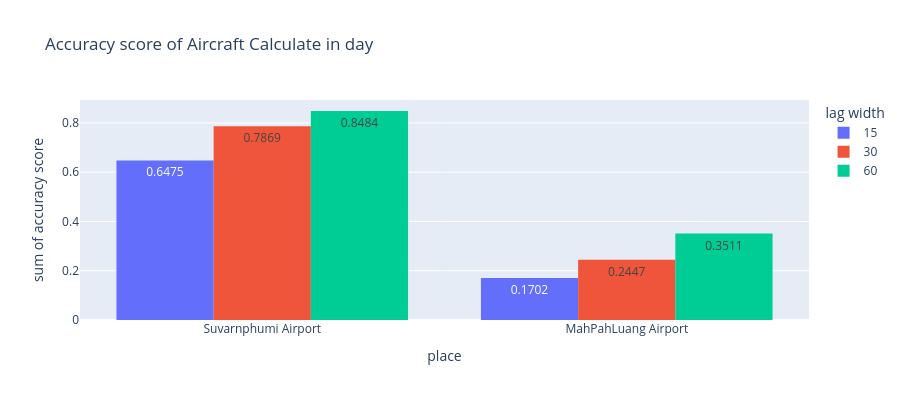

The cell this chart's notebook holds for it:
### Code cell
fig = px.histogram(df_viz_day, x="place", y="accuracy score", color='lag width', text_auto='.4f'
                   , barmode='group', height=400, title="Accuracy score of Aircraft Calculate in day")
fig.show()

### Figure 1 — Plotly figure (JSON) as saved in the notebook; plotly's stock layout.template omitted (floating-point values rounded to 4 significant figures)
{"data": [{"alignmentgroup": "True", "bingroup": "x", "histfunc": "sum", "hovertemplate": "lag width=15<br>place=%{x}<br>sum of accuracy score=%{y}<extra></extra>", "legendgroup": "15", "marker": {"color": "#636efa", "pattern": {"shape": ""}}, "name": "15", "offsetgroup": "15", "orientation": "v", "showlegend": true, "texttemplate": "%{value:.4f}", "type": "histogram", "x": ["Suvarnphumi Airport", "MahPahLuang Airport"], "xaxis": "x", "y": [0.6475, 0.1702], "yaxis": "y"}, {"alignmentgroup": "True", "bingroup": "x", "histfunc": "sum", "hovertemplate": "lag width=30<br>place=%{x}<br>sum of accuracy score=%{y}<extra></extra>", "legendgroup": "30", "marker": {"color": "#EF553B", "pattern": {"shape": ""}}, "name": "30", "offsetgroup": "30", "orientation": "v", "showlegend": true, "texttemplate": "%{value:.4f}", "type": "histogram", "x": ["Suvarnphumi Airport", "MahPahLuang Airport"], "xaxis": "x", "y": [0.7869, 0.2447], "yaxis": "y"}, {"alignmentgroup": "True", "bingroup": "x", "histfunc": "sum", "hovertemplate": "lag width=60<br>place=%{x}<br>sum of accuracy score=%{y}<extra></extra>", "legendgroup": "60", "marker": {"color": "#00cc96", "pattern": {"shape": ""}}, "name": "60", "offsetgroup": "60", "orientation": "v", "showlegend": true, "texttemplate": "%{value:.4f}", "type": "histogram", "x": ["Suvarnphumi Airport", "MahPahLuang Airport"], "xaxis": "x", "y": [0.8484, 0.3511], "yaxis": "y"}], "layout": {"barmode": "group", "height": 400, "legend": {"title": {"text": "lag width"}, "tracegroupgap": 0}, "title": {"text": "Accuracy score of Aircraft Calculate in day"}, "xaxis": {"anchor": "y", "domain": [0, 1], "title": {"text": "place"}}, "yaxis": {"anchor": "x", "domain": [0, 1], "title": {"text": "sum of accuracy score"}}}}
